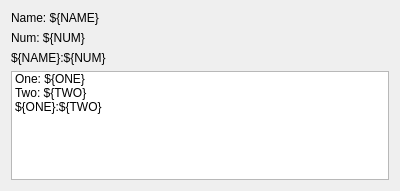
<?xml version="1.0" encoding="UTF-8"?>
<ui version="4.0">
 <class>Form</class>
 <widget class="QWidget" name="Form">
  <property name="geometry">
   <rect>
    <x>0</x>
    <y>0</y>
    <width>400</width>
    <height>191</height>
   </rect>
  </property>
  <property name="windowTitle">
   <string>Form</string>
  </property>
  <layout class="QVBoxLayout" name="verticalLayout">
   <item>
    <widget class="QLabel" name="label">
     <property name="toolTip">
      <string>${NAME}</string>
     </property>
     <property name="text">
      <string>Name: ${NAME}</string>
     </property>
    </widget>
   </item>
   <item>
    <widget class="QLabel" name="label_2">
     <property name="text">
      <string>Num: ${NUM}</string>
     </property>
    </widget>
   </item>
   <item>
    <widget class="QLabel" name="label_3">
     <property name="text">
      <string>${NAME}:${NUM}</string>
     </property>
    </widget>
   </item>
   <item>
    <widget class="QListWidget" name="listWidget">
     <item>
      <property name="text">
       <string>One: ${ONE}</string>
      </property>
     </item>
     <item>
      <property name="text">
       <string>Two: ${TWO}</string>
      </property>
     </item>
     <item>
      <property name="text">
       <string>${ONE}:${TWO}</string>
      </property>
     </item>
    </widget>
   </item>
  </layout>
 </widget>
 <resources/>
 <connections/>
</ui>
